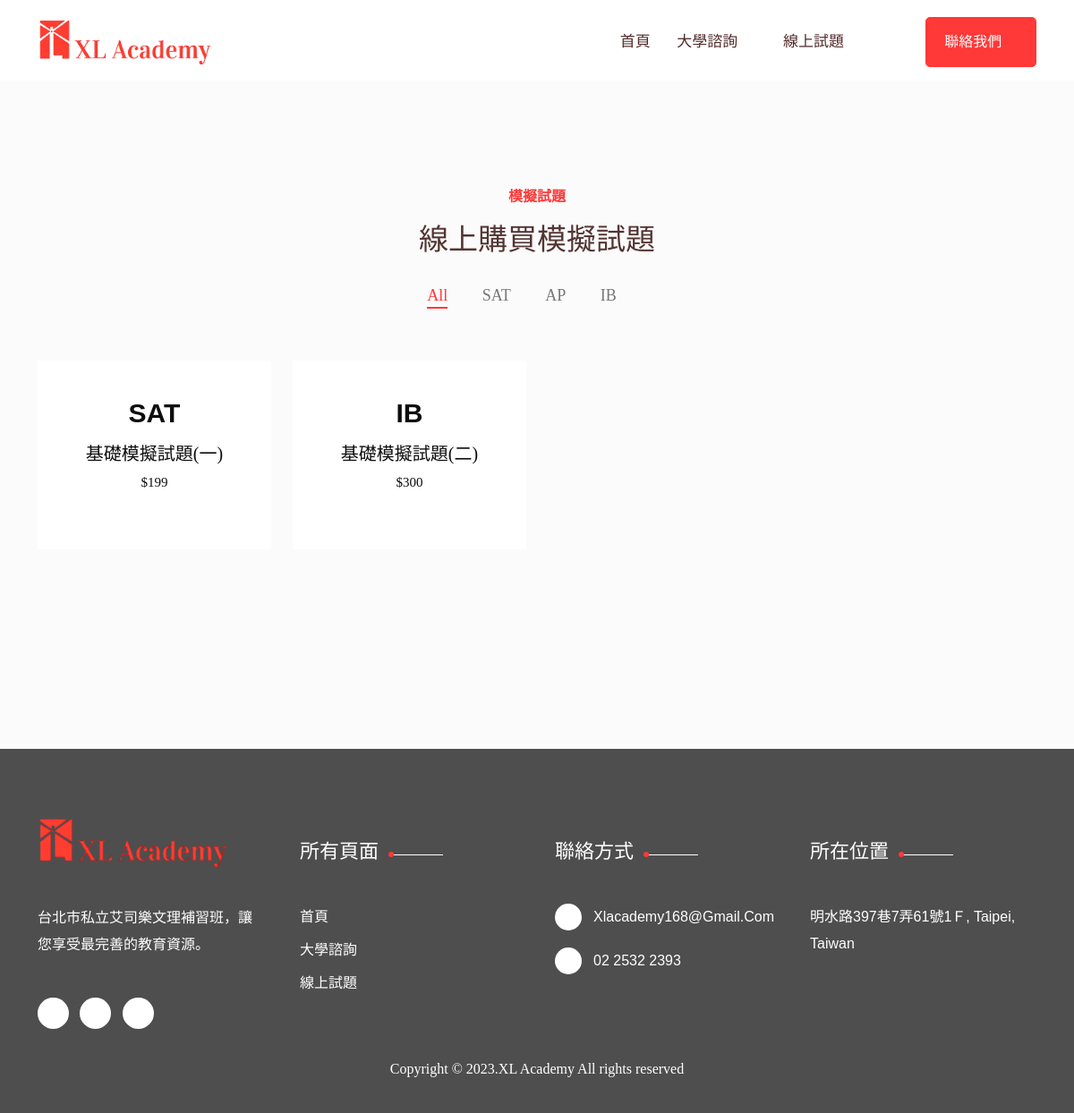
The app's page /shop/ with its own data.
### main/models.py (models this page shows)
class TestQuestion(models.Model):
    pdf = models.FileField(upload_to='file/')
    title = models.CharField(max_length=200)
    price = models.CharField(max_length=15)
    introduce = models.TextField()
    classification = models.CharField(max_length=15)

### main/views.py (the view)
# urls.py: path('shop/',views.shop),
def shop(request):
    if request.method == 'GET':
        testQuestions = list(TestQuestion.objects.all())
        return render(request,'shop.html',locals())
    if request.method == 'POST':
        req = json.loads(request.body)
        order = Order.objects.create(username =  req['username'],email = req['email'],phone = req['phone'],account = req['account'],price = req['price'],page_id = req['id'])
        order.save()
        return JsonResponse({'errno':0})

### main/templates/shop.html
{% extends 'consult.html' %}
{% block content %}
<div class="blog-section">
	<div class="container">
        <div class="row">
			<div class="col-md-12 text-center">
				<div class="section-title">
					<h4>模擬試題</h4>
					<h1>線上購買模擬試題</h1>
				</div>
			</div>
		</div>
		<div class="row">
			<div class="col-md-12">
				<div class="product_nav">
					<div class="product_menu">
						<ul class="menu-filtering">
							<li class="current_menu_item" data-filter="*"> All</li>
							<li data-filter=".SAT">SAT</li>
							<li data-filter=".AP"> AP</li>
							<li data-filter=".IB">IB</li>
						</ul>
					</div>
				</div>
			</div>
		</div>
		<div class="row image_load">
			{% for testQuestion in testQuestions %}
			<div class="col-lg-3 col-md-6 grid-item SAT ">
				<div class="single-products-box">
					<div class="products-content" style="padding-bottom: 10px">
						<div class="products-title">
							<h3>{{testQuestion.classification}}</h3>
							<p ><a style="font-weight: 400" href="/product/{{testQuestion.id}}/">{{testQuestion.title}}</a></p>
							<p class="dolor">${{testQuestion.price}}</p>
						</div>
						<div class="products-rating">
							<ul>
								<li><i class="fas fa-star"></i></li>
								<li><i class="fas fa-star"></i></li>
								<li><i class="fas fa-star"></i></li>
								<li><i class="fas fa-star"></i></li>
								<li><i class="fas fa-star"></i></li>
							</ul>
						</div>
					</div>
				</div>
			</div>
			{% endfor %}
		</div>
	</div>
</div>
{% endblock %}

### static/css/theme-default.css (style rules this page uses)
html, body { overflow-x: hidden; }
html { scroll-behavior: smooth; }
body { color:#6a6a6a; font-style: normal; font-weight: 400; font-size:16px; line-height: 30px; text-align: left; font-family: 'Roboto', sans-serif; transition: 0.5s; }
p { font-weight: 400; font-style: normal; margin: 0; transition: 0.5s; font-family: 'Roboto', sans-serif; }
h1, h2, h3, h4, h5, h6 { color:#0d0d0d; font-family: 'Manrope', sans-serif; font-style: normal; margin-bottom: 0; margin-top: 10px; line-height: 60px; font-weight: 700; -webkit-transition: 0.5s; transition:0.5s; }
a { -webkit-transition: all 0.3s ease-out 0s; transition: all 0.3s ease-out 0s; font-family: 'Roboto', sans-serif; }
a { color:#6a6a6a; font-family: 'Roboto', sans-serif; }
h1 { font-size:45px; }
h3 { font-size: 30px; }
h4 { font-size: 24px; }
ul { margin: 0px; padding: 0px; list-style:none; }
a,i, cite, em, var, address, dfn,ol,li,ul { font-style:normal; font-weight:400; text-decoration: none; text-transform: capitalize; }
::placeholder { color: #454545; font-size: 16px; }

### static/css/responsive.css (style rules this page uses)
@media (min-width: 1200px) and (max-width: 1299px) { .section-title h1 { line-height: 45px; font-size: 33px; } }

### main/templates/index.html (style rules this page uses)
::placeholder { color: #8d8c8c; }

### records on screen
TestQuestion: classification "SAT", title "基礎模擬試題(一)", price "199"
TestQuestion: classification "IB", title "基礎模擬試題(二)", price "300"
